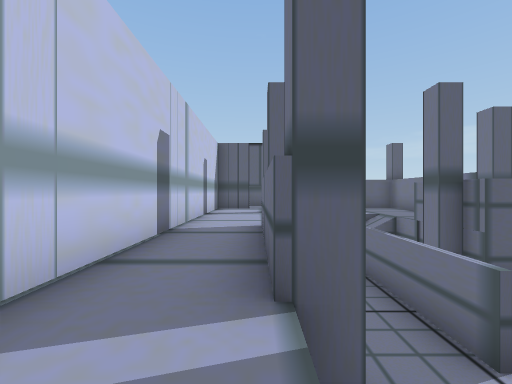
[1] (above)

24 first-person views from a walk through a scene from a Unity 3-D project. The camera is 1.5 m above the floor, looks level and sees 90° across. The floor is counted in squares, 2 m on a side. Each view is taken from the middle of a square. On the plan, view 1 faces up. The plan holds only what a view shows up to about 9 squares ahead; the rest is blank. The place goes on beyond the plan.

[2]
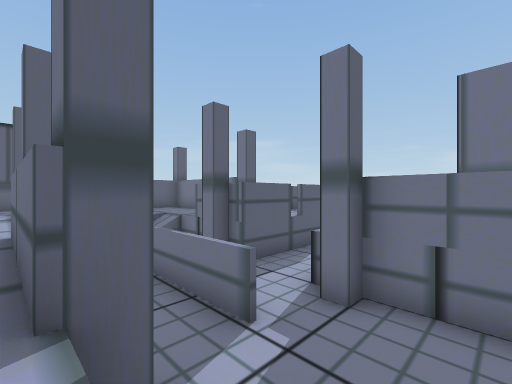

[3]
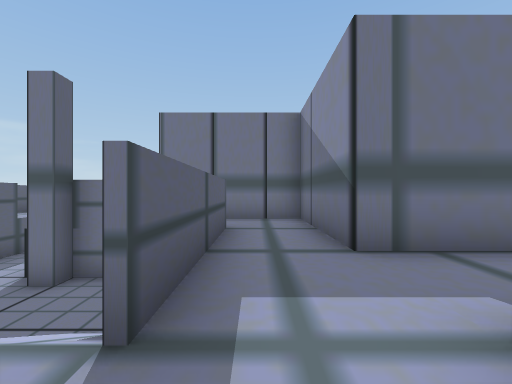

[4]
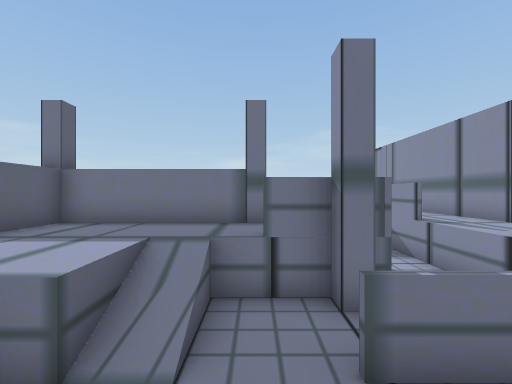

[5]
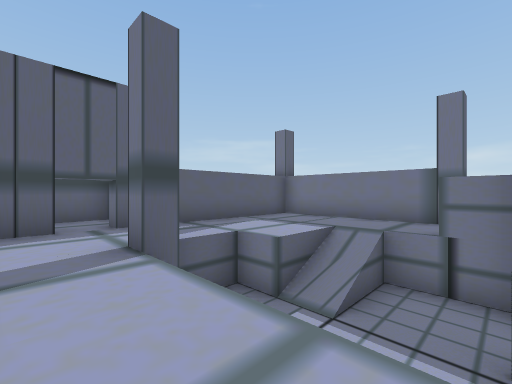

[6]
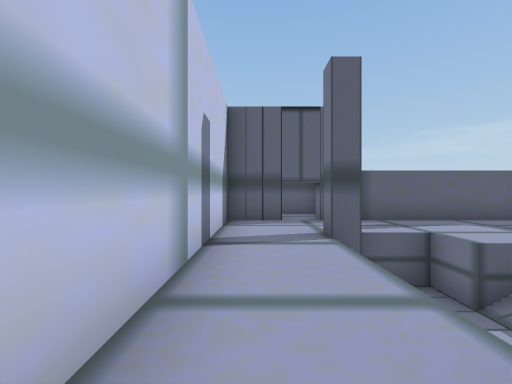

[7]
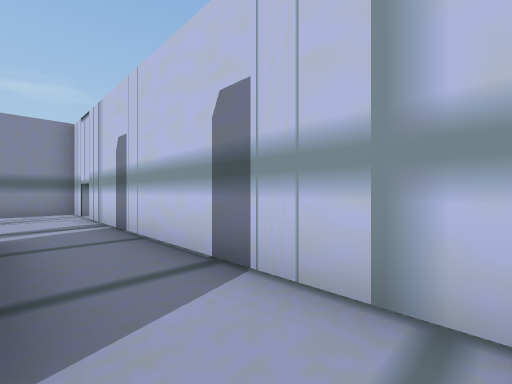

[8]
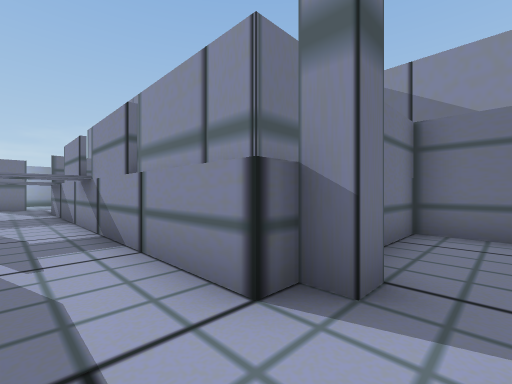

[9]
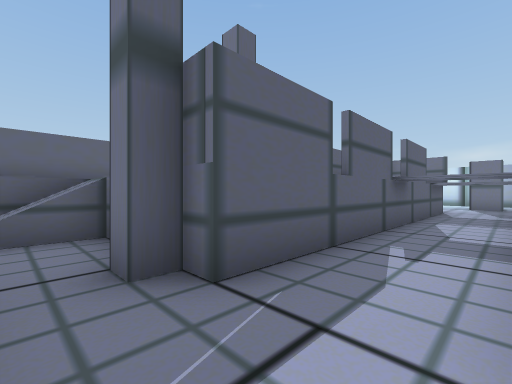

[10]
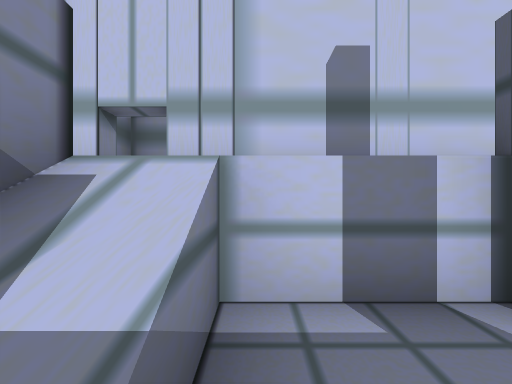

[11]
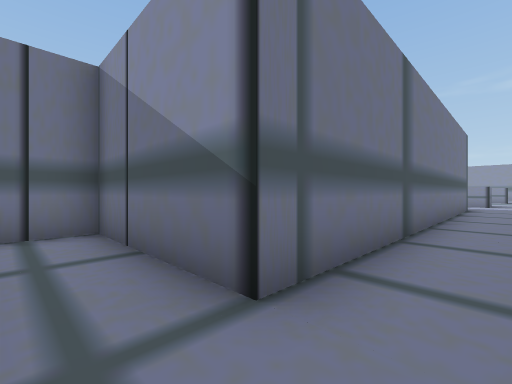

[12]
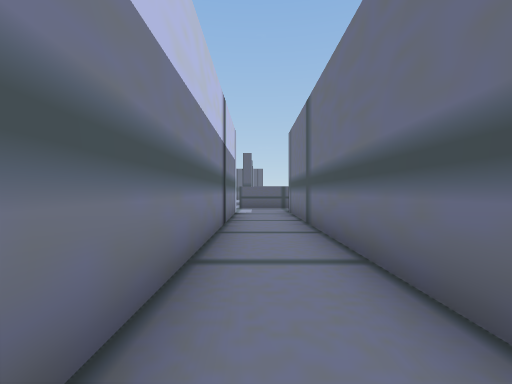

[13]
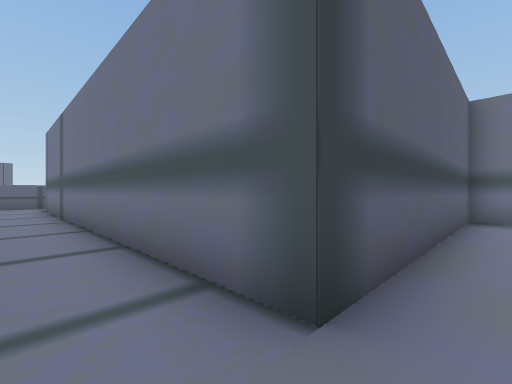

[14]
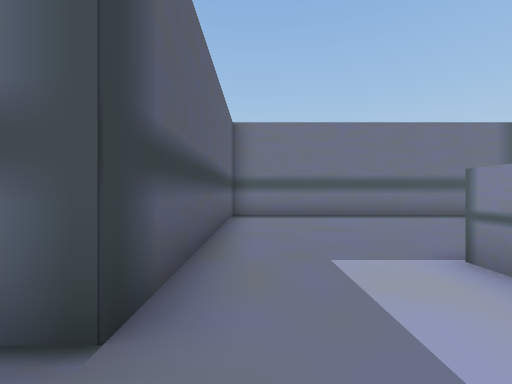

[15]
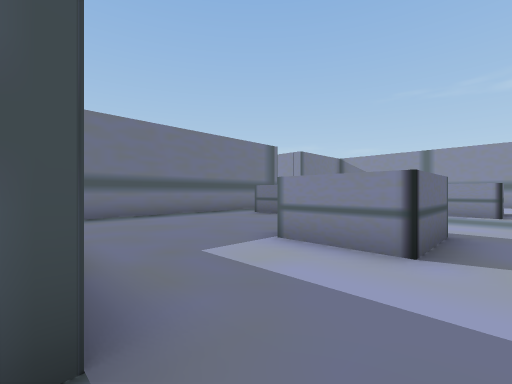

[16]
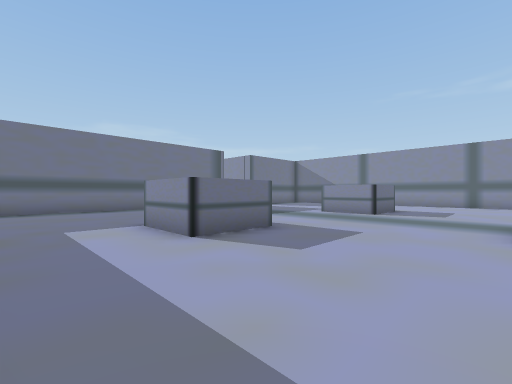

[17]
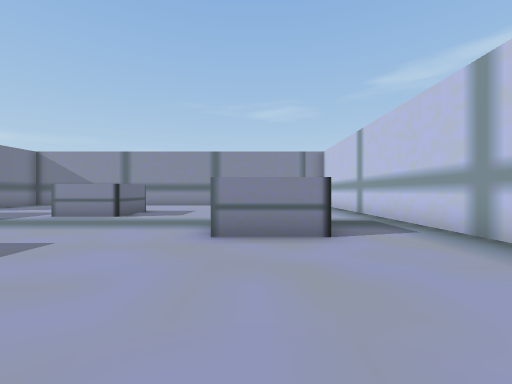

[18]
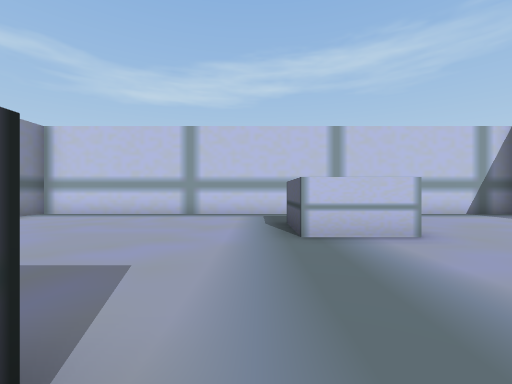

[19]
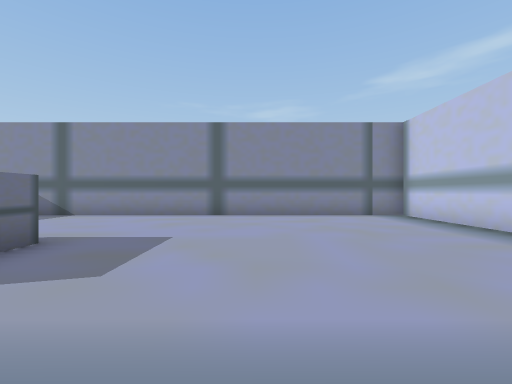

[20]
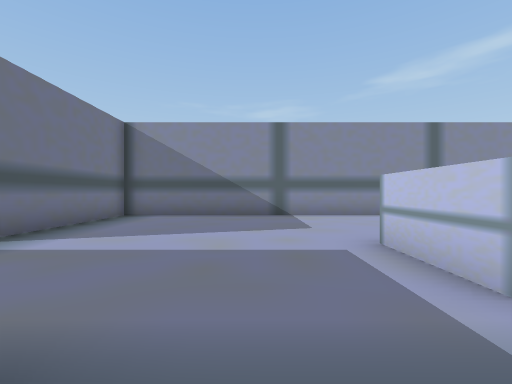

[21]
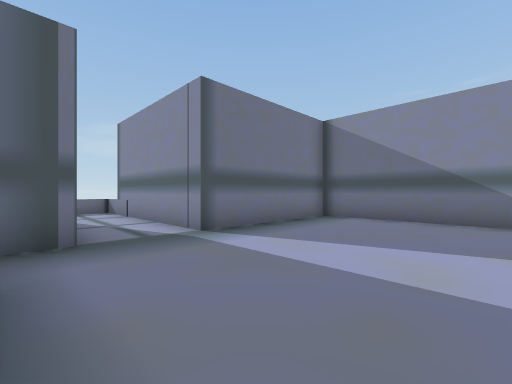

[22]
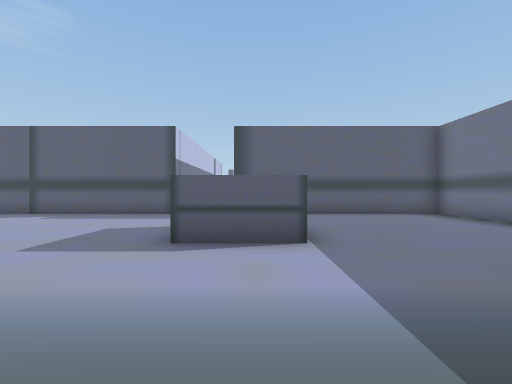

[23]
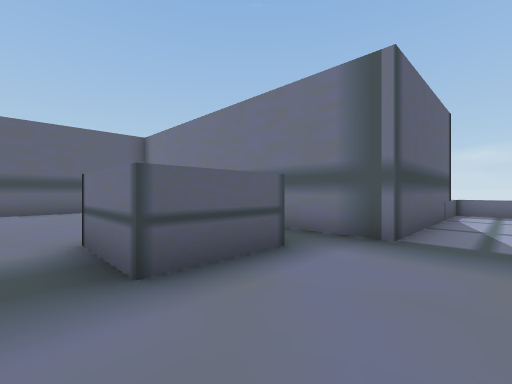

[24]
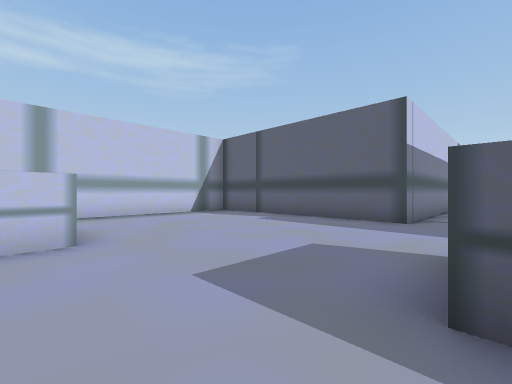

### Floor plan
Key: @ floor where view 1 was taken; # wall or solid block; . main floor; - floor 2 m lower than the main floor; / step, stairs or slope; ^ raised ledge; O other object.
Columns run from 7 left of view 1 to 15 right of it. Each row starts with its distance up from view 1.
 14        ##
 13
 12      ## ######
 11      #        #
 10      #        #
  9      #  #-..  #
  8      #   -//  #
  7      # .   O  #
  6      #.  O #
  5      #.# # #OOO#.OO
  4      # O #-
  3      # O #-   OO/OO
  2      # O   #
  1      #     O
  0      # @-- O  ######
 -1      # .#OO#  #
 -2    #  . .     #
 -3    ###        #
 -4       ##  ####
 -5        #  #
 -6        #  #
 -7        #  #
 -8        #  #
 -9        #  #
-10        #  #
-11        #  #
-12        #  #
-13        #. #
-14        #  #
-15 ########..########
-16 #................#
-17 #................#
-18 #................#
-19 #........OO......#
-20 #........OO......#
-21 #................#
-22 #..OO........OO..#
-23 #..OO........OO..#
-24 #................#####
-25 #........OO......
-26 #........OO......
-27 #................#####^
-28 #................#
-29 #................#
-30 #................#
-31 #................#
-32 ##################

Positions as (right, up) in squares from view 1, and headings:
1: (0, 0), facing up
2: (0, 0), facing up-right
3: (-1, -2), facing right
4: (0, 7), facing right
5: (-1, 6), facing up-right
6: (-1, 5), facing up
7: (0, 7), facing down-left
8: (3, 4), facing down-right
9: (3, 3), facing up-right
10: (2, 0), facing left
11: (1, -2), facing down-right
12: (1, -13), facing up
13: (1, -16), facing up-right
14: (1, -16), facing right
15: (1, -15), facing down-right
16: (-2, -16), facing down-right
17: (-3, -17), facing down
18: (2, -24), facing left
19: (-2, -23), facing down
20: (5, -23), facing down
21: (5, -24), facing down-right
22: (3, -24), facing up
23: (5, -26), facing up-right
24: (2, -22), facing up-left
